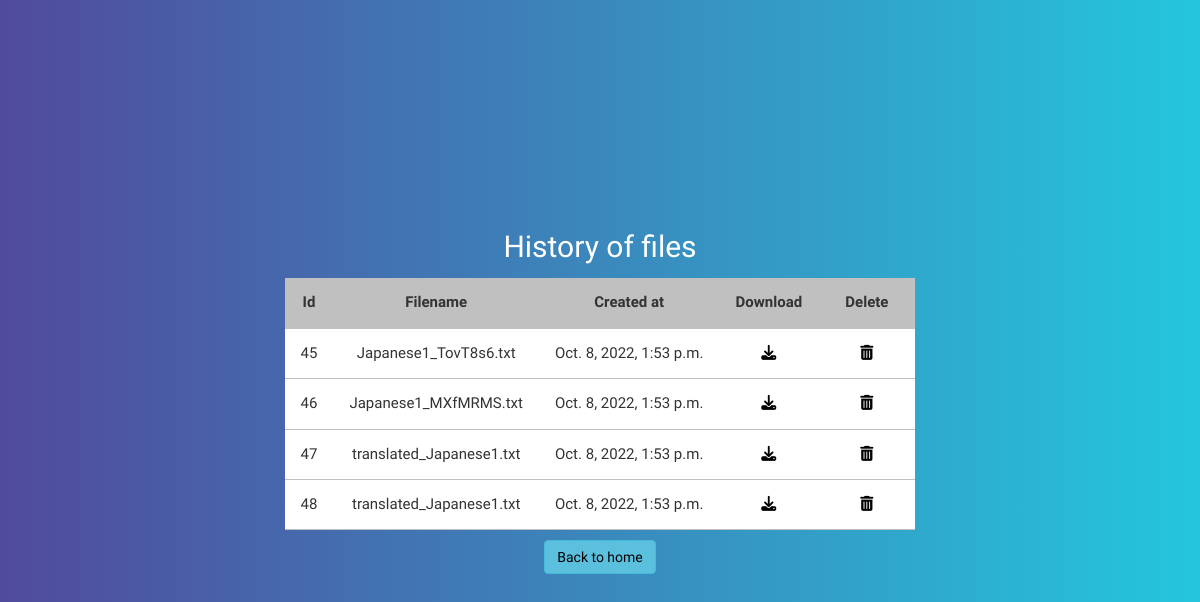
The app's page /fileupload/history/ (signed in), older data.
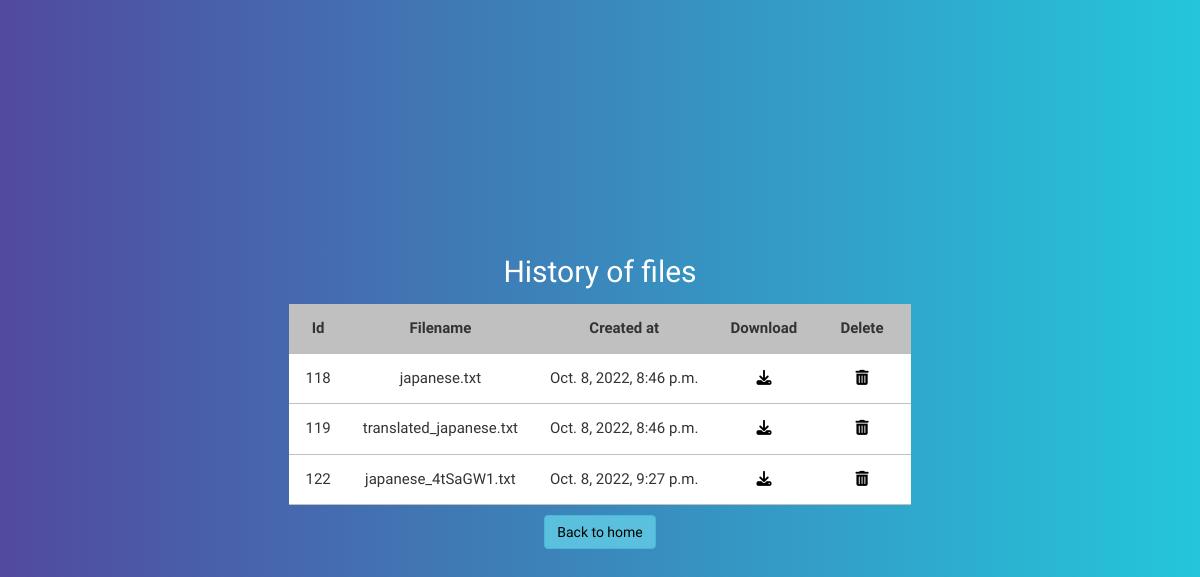
The same page, newer data.
### FileUpload/models.py (models this page shows, shortened)
class File(models.Model):
     title = models.CharField(max_length=50)
     file = models.FileField()
     created_at = models.DateTimeField(auto_now_add=True)
     file_of=models.ForeignKey(User, on_delete=models.CASCADE)

### FileUpload/views.py (the view)
# urls.py: path('history/', views.history, name='history'),
def history(request):
    FilesList=File.objects.filter(file_of=request.user)
    return render(request, 'FileUpload/history.html', {'FilesList':FilesList})

### Templates/FileUpload/history.html (shortened to what this page needs)
<!DOCTYPE html>
<html>
<head>
    <link rel="stylesheet" href="">
    <link rel="stylesheet" href="https://maxcdn.bootstrapcdn.com/bootstrap/3.4.1/css/bootstrap.min.css">
</head>
<body>
    <div class="middle">
        <div class="text" style="text-align: center; font-size: 30px; color: white">
            <p>History of files</p>
          </div>
        <table>
            <thead>
                <tr>
                    <td>Id</td>
                    <td>Filename</td>
                    <td>Created at</td>
                    <td>Download</td>
                    <td>Delete</td>
                </tr>
            </thead>
            <tbody>
                {% for f in FilesList %}
                <tr>
                    <td>{{f.id}}</td>
                    <td>{{f.file}}</td>
                    <td>{{f.created_at}}</td>
                    <td><a href="{{f.file.url}}" download><i class="fa fa-download" aria-hidden="true" fa-2x></i></a>
                    </td>
                    <td><a href="/fileupload/delete/{{f.id}}"><i class="fa fa-trash-alt" aria-hidden="true"
                                fa-2x></i></a></td>
                </tr>
                {% endfor %}
            </tbody>
        </table>
        <div class="text-center">
            <a href="{% url 'home'%}" class="btn btn-info" style="color: black">Back to home</a>
        </div>
    </div>
</body>
</html>

### Templates/FileUpload/history.html (style rules this page uses)
body { font-family: "Raleway", sans-serif; background: -webkit-linear-gradient(to right, #514A9D, #24C6DC); background: linear-gradient(to right, #514A9D, #24C6DC); font-size: 15px; min-height: 100vh; padding: 0; margin: 0; display: flex; align-items: center; justify-content: center; }
table { background-color: white; }
thead { background-color: silver; font-weight: bold; }
table, tr, th, td { border-bottom: 1px solid silver; border-collapse: collapse; border-left: none; border-right: none; border-top: none; padding: 14px 16px; text-align: center; }
a { text-decoration: none; padding: 14px 16px; margin: 10px; font-weight: normal; color: black; border: none; }

Row changes from the older to the newer data that the page shows:
removed File: id "45", file "Japanese1_TovT8s6.txt", created_at "Oct. 8, 2022, 1:53 p.m."
removed File: id "46", file "Japanese1_MXfMRMS.txt", created_at "Oct. 8, 2022, 1:53 p.m."
removed File: id "47", file "translated_Japanese1.txt", created_at "Oct. 8, 2022, 1:53 p.m."
removed File: id "48", file "translated_Japanese1.txt", created_at "Oct. 8, 2022, 1:53 p.m."
added File: id "118", file "japanese.txt", created_at "Oct. 8, 2022, 8:46 p.m."
added File: id "119", file "translated_japanese.txt", created_at "Oct. 8, 2022, 8:46 p.m."
added File: id "122", file "japanese_4tSaGW1.txt", created_at "Oct. 8, 2022, 9:27 p.m."
